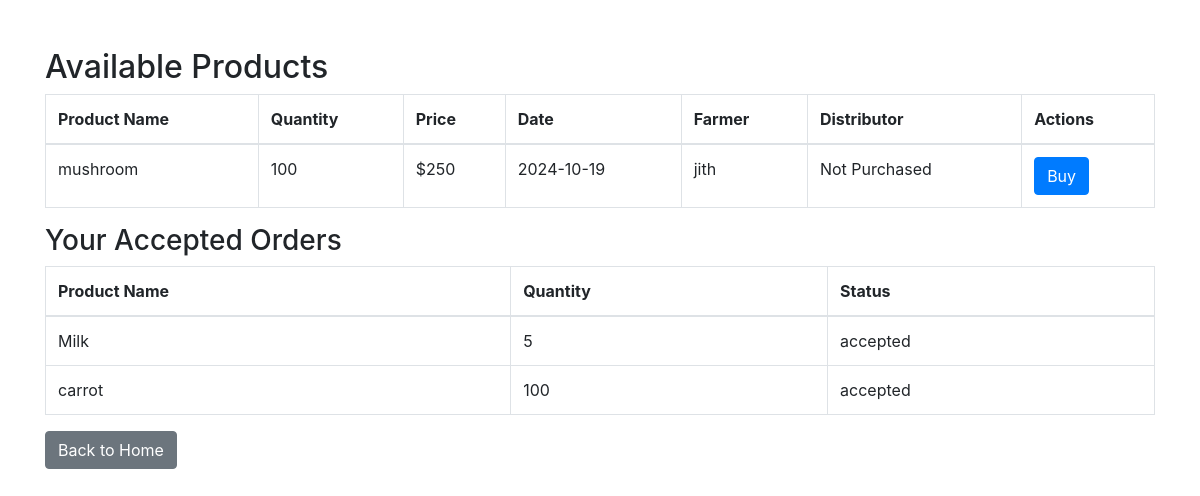
Page /view_products (signed in) on the earlier database version.
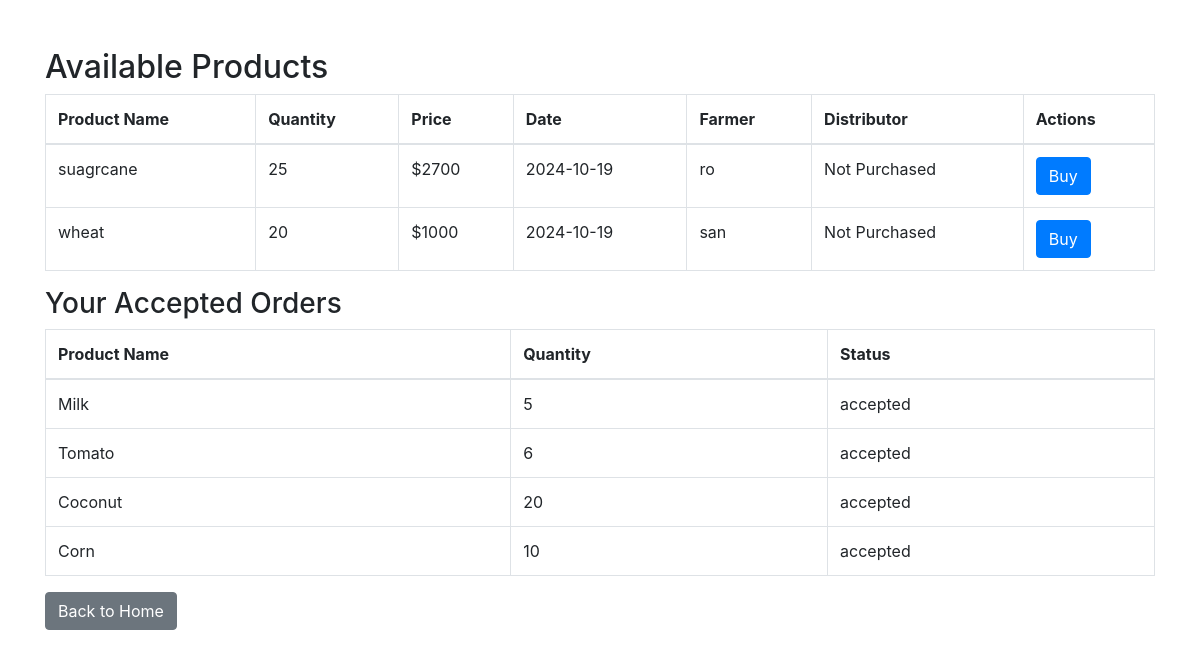
Same page on the later database version.
### app.py (models this page shows, shortened)
class Product(db.Model):
    id = db.Column(db.Integer, primary_key=True)
    name = db.Column(db.String(80), nullable=False)
    quantity = db.Column(db.Integer, nullable=False)
    price = db.Column(db.Integer, nullable=False)
    farmer_name = db.Column(db.String(80), nullable=False)
    manufacture_date = db.Column(db.Date, nullable=False, default=datetime.utcnow)
    farmer_id = db.Column(db.Integer, db.ForeignKey('user.id'), nullable=False)

class Order(db.Model):
    id = db.Column(db.Integer, primary_key=True)
    product_id = db.Column(db.Integer, db.ForeignKey('product.id'), nullable=False)
    distributor_id = db.Column(db.Integer, db.ForeignKey('user.id'), nullable=False)
    farmer_id = db.Column(db.Integer, db.ForeignKey('user.id'), nullable=False)
    status = db.Column(db.String(20), nullable=False, default='waiting')
    chain = db.Column(db.String(255), nullable=True)
    product = db.relationship('Product', backref='orders', lazy=True)

### app.py (the view)
@app.route('/view_products')
def view_products():
    if 'role' in session and session['role'] == 'distributor':
        products = Product.query.all()
        accepted_orders = Order.query.filter_by(distributor_id=session['user_id'], status='accepted').all()
        accepted_product_ids = [order.product_id for order in accepted_orders]
        available_products = []
        for product in products:
            product_info = {
                'id': product.id,
                'name': product.name,
                'quantity': product.quantity,
                'price': product.price,
                'manufacture_date': product.manufacture_date,
                'farmer_name': product.farmer_name,
                'purchased_by': None
            }
            order = Order.query.filter_by(product_id=product.id, status='accepted').first()
            if order:
                distributor = User.query.get(order.distributor_id)
                product_info['purchased_by'] = distributor.username
            if product.id not in accepted_product_ids:
                available_products.append(product_info)
        return render_template('product_list.html', products=available_products, accepted_orders=accepted_orders)
    return redirect(url_for('login'))

### templates/product_list.html (shortened to what this page needs)
<!DOCTYPE html>
<html lang="en">
<head>
    <link rel="stylesheet" href="https://cdnjs.cloudflare.com/ajax/libs/bootstrap/4.5.2/css/bootstrap.min.css">
</head>
<body>
    <div class="container mt-5">
        <h2>Available Products</h2>
        <table class="table table-bordered">
            <thead>
                <tr>
                    <th>Product Name</th>
                    <th>Quantity</th>
                    <th>Price</th>
                    <th>Date</th>
                    <th>Farmer</th>
                    <th>Distributor</th>
                    {% if session.role == 'distributor' %}
                    <th>Actions</th>
                    {% endif %}
                </tr>
            </thead>
            <tbody>
                {% for product in products %}
                <tr id="product-row-{{ product.id }}">
                    <td>{{ product.name }}</td>
                    <td>{{ product.quantity }}</td>
                    <td>${{ product.price }}</td>
                    <td>{{ product.manufacture_date }}</td>
                    <td>{{ product.farmer_name }}</td>
                    <td>
                        {% if product.purchased_by %}
                            {{ product.purchased_by }}
                        {% else %}
                            Not Purchased
                        {% endif %}
                    </td>
                    {% if session.role == 'distributor' %}
                    <td>
                        <button class="btn btn-primary buy-btn" data-product-id="{{ product.id }}">Buy</button>
                    </td>
                    {% endif %}
                </tr>
                {% else %}
                <tr>
                    <td colspan="6" class="text-center">No products available.</td>
                </tr>
                {% endfor %}
            </tbody>
        </table>
        <h3>Your Accepted Orders</h3>
        <table class="table table-bordered">
            <thead>
                <tr>
                    <th>Product Name</th>
                    <th>Quantity</th>
                    <th>Status</th>
                </tr>
            </thead>
            <tbody>
                {% for order in accepted_orders %}
                <tr>
                    <td>{{ order.product.name }}</td>
                    <td>{{ order.product.quantity }}</td>
                    <td>{{ order.status }}</td>
                </tr>
                {% else %}
                <tr>
                    <td colspan="3" class="text-center">No accepted orders.</td>
                </tr>
                {% endfor %}
            </tbody>
        </table>
        <a href="{{ url_for('index') }}" class="btn btn-secondary">Back to Home</a>
    </div>
</body>
</html>

Differences in the rows shown:
no longer on this page (row edited): Product: name "mushroom", quantity "100", price "250", manufacture_date "2024-10-19", farmer_name "jith"
added Product: name "suagrcane", quantity "25", price "2700", manufacture_date "2024-10-19", farmer_name "ro"
added Product: name "wheat", quantity "20", price "1000", manufacture_date "2024-10-19", farmer_name "san"
changed Order: product.name "carrot" → "Tomato"; product.quantity "100" → "6"
now on this page (row edited): Order: product.name "Coconut", product.quantity "20", status "accepted"
added Order: product.name "Corn", product.quantity "10", status "accepted"
